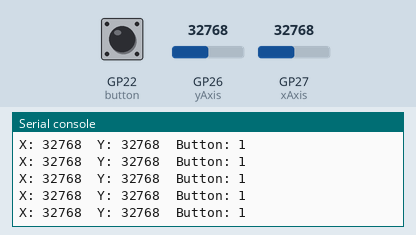
The program below on a simulated Raspberry Pi Pico running MicroPython. Parts: the last lines printed to the serial console. The test bench sets the inputs (shaded band); at power-on: GP26 (yAxis) = 32768, GP27 (xAxis) = 32768, GP22 (button) HIGH (analog values on the 0–65535 scale).

Above: at 1.2 s.
1.3 s: GP26 (yAxis) set to 45874
At 1.56 s:
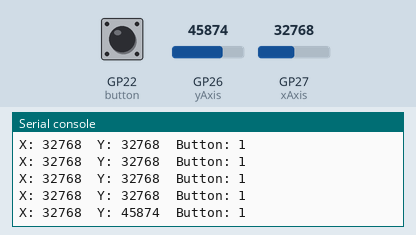
2.8 s: GP27 (xAxis) set to 45874
At 2.96 s:
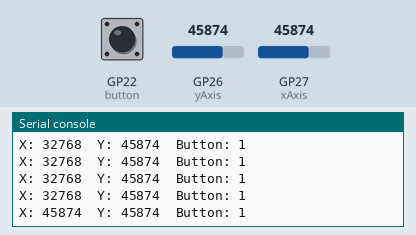
4.3 s: GP22 (button) pulled LOW for 0.25 s
At 4.57 s:
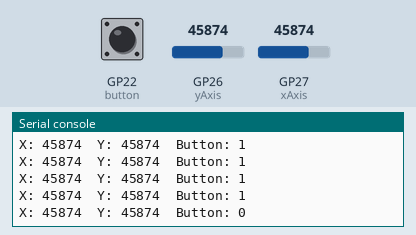
6.0 s: GP26 (yAxis) set to 57670
At 6.17 s:
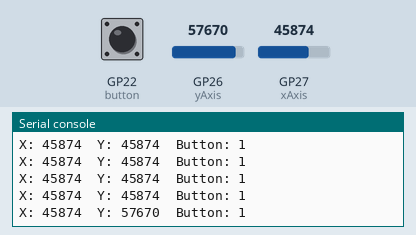
7.5 s: GP22 (button) pulled LOW for 1 s
At 7.77 s:
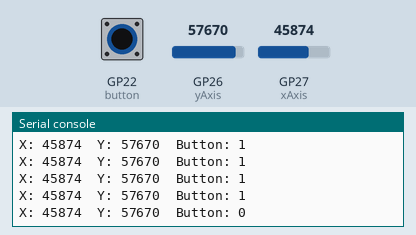
10.0 s: GP27 (xAxis) set to 57670
At 10.18 s:
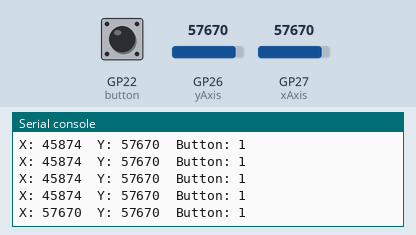
Timing chart, 0 to 12.5 s (numbered marks = the images above; inputs shaded):
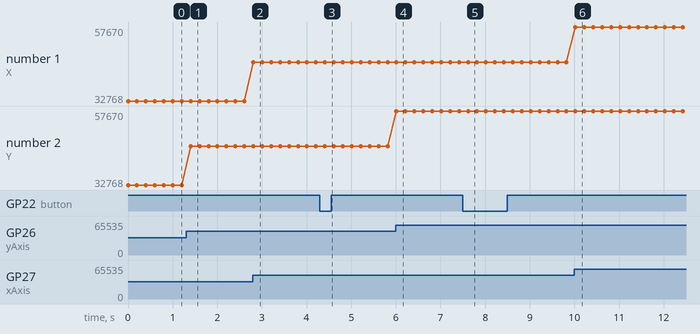

Measured:
- after the input at 1.3 s, the serial console: prints a new line after 0.10 s (image 1)
- after the input at 2.8 s, the serial console: prints a new line at once (image 2)
- after the input at 4.3 s, the serial console: prints a new line after 0.11 s (image 3)
- after the input at 6.0 s, the serial console: prints a new line at once (image 4)
- after the input at 7.5 s, the serial console: prints a new line after 0.12 s (image 5)
- after the input at 10.0 s, the serial console: prints a new line at once (image 6)
- plotted number 2: 32768 → 45874 after the input at 1.3 s, 45874 → 57670 after the input at 6.0 s

The program:

p27-joystick.py
```python
from machine import ADC, Pin
import utime

# Setup ADC pins
xAxis = ADC(27)
yAxis = ADC(26)

# Setup button (with internal pull-up)
button = Pin(22, Pin.IN, Pin.PULL_UP)

while True:
    xValue = xAxis.read_u16()
    yValue = yAxis.read_u16()
    buttonState = button.value()

    print("X:", xValue, " Y:", yValue, " Button:", buttonState)

    utime.sleep(0.2)
```
